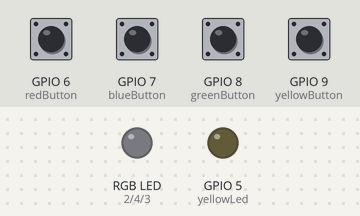
Simulated run of this sketch. Board: ESP32-S3. Shown: an RGB LED mixed from three pins (HIGH = lit), output pins drawn as LEDs (lit = HIGH). The test bench sets the inputs (shaded band); at power-on: GPIO 6 (redButton), GPIO 7 (blueButton), GPIO 8 (greenButton), GPIO 9 (yellowButton) HIGH. Dim RGB values are drawn brighter than linear.

Above: at 1.2 s.
1.3 s: GPIO 6 (redButton) pulled LOW for 0.15 s
At 2.5 s:
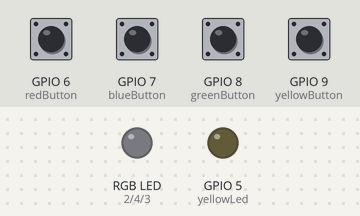
3.0 s: GPIO 7 (blueButton) pulled LOW for 0.15 s
At 3.8 s:
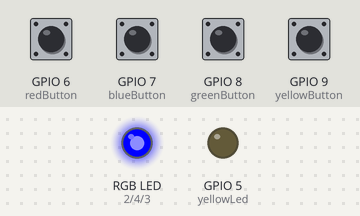
4.7 s: GPIO 8 (greenButton) pulled LOW for 0.15 s
At 6.1 s:
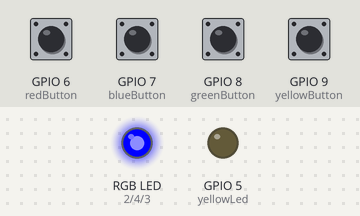
6.4 s: GPIO 9 (yellowButton) pulled LOW for 0.15 s
At 7.6 s:
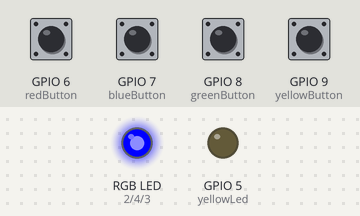
8.1 s: GPIO 6 (redButton) pulled LOW for 1 s
At 8.9 s:
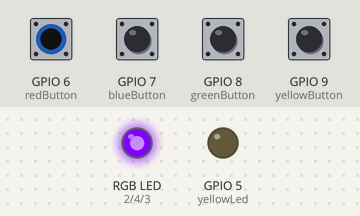
10.6 s: GPIO 7 (blueButton) pulled LOW for 1 s
At 10.9 s:
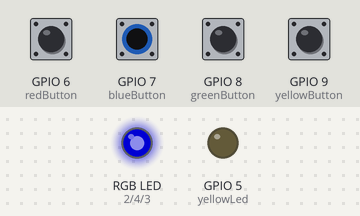
Timing chart, 0 to 13.6 s (numbered marks = the images above; inputs shaded):
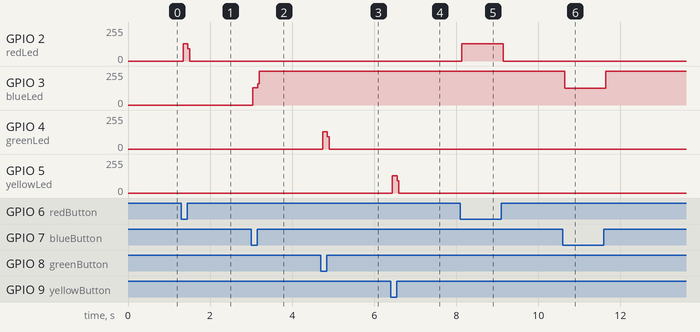

The sketch:

5-control-leds-with-push-ups-buttons.ino
```cpp
// Project #5 - Control LEDs with push-ups buttons
// This code is part of the challenge 100 Arduino and ESP32 projects.
// You can find more information about this initiative at https://github.com/LucasFernandoChannel/one-hundred-projects-challenge
// Created by Lucas Fernando - check my Youtube channel at https://www.youtube.com/@lucasfernandochannel

int redLed = 2;
int blueLed = 3;
int greenLed = 4;
int yellowLed = 5;

int redButton = 6;
int blueButton = 7;
int greenButton = 8;
int yellowButton = 9;

int ledsState[4] = {0, 0, 0, 0};

void setup() {
  pinMode(redLed, OUTPUT);
  pinMode(blueLed, OUTPUT);
  pinMode(greenLed, OUTPUT);
  pinMode(yellowLed, OUTPUT);

  pinMode(redButton, INPUT_PULLUP);
  pinMode(blueButton, INPUT_PULLUP);
  pinMode(greenButton, INPUT_PULLUP);
  pinMode(yellowButton, INPUT_PULLUP);

  digitalWrite(redLed, LOW);
  digitalWrite(blueLed, LOW);
  digitalWrite(greenLed, LOW);
  digitalWrite(yellowLed, LOW);
}

void loop() {
  int redValue = digitalRead(redButton);
  int blueValue = digitalRead(blueButton);
  int greenValue = digitalRead(greenButton);
  int yellowValue = digitalRead(yellowButton);

  if (redValue == 0) {
    if (ledsState[0] == 0) {
      ledsState[0] = 1;
    } else {
      ledsState[0] = 0;
    }
  }

  if (blueValue == 0) {
    if (ledsState[1] == 0) {
      ledsState[1] = 1;
    } else {
      ledsState[1] = 0;
    }
  }

  if (greenValue == 0) {
    if (ledsState[2] == 0) {
      ledsState[2] = 1;
    } else {
      ledsState[2] = 0;
    }
  }

  if (yellowValue == 0) {
    if (ledsState[3] == 0) {
      ledsState[3] = 1;
    } else {
      ledsState[3] = 0;
    }
  }

  digitalWrite(redLed, ledsState[0]);
  digitalWrite(blueLed, ledsState[1]);
  digitalWrite(greenLed, ledsState[2]);
  digitalWrite(yellowLed, ledsState[3]);
}
```

Measured:
- after the input at 1.3 s, GPIO 2 (redLed): 0/255 → 130/255 at once, → 0/255 0.12 s later
- after the input at 3.0 s, GPIO 3 (blueLed): 0/255 → 130/255 at once, → 255/255 0.12 s later
- after the input at 4.7 s, GPIO 4 (greenLed): 0/255 → 130/255 at once, → 0/255 0.12 s later
- after the input at 6.4 s, GPIO 5 (yellowLed): 0/255 → 130/255 at once, → 0/255 0.12 s later
- after the input at 8.1 s, GPIO 2 (redLed): 0/255 → 130/255 at once, → 0/255 1.0 s later
- after the input at 10.6 s, GPIO 3 (blueLed): 255/255 → 125/255 at once, → 255/255 1.0 s later
